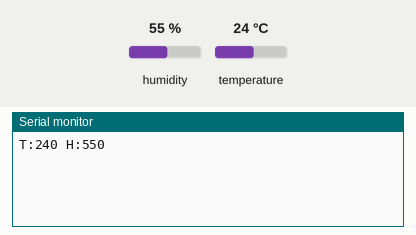
Recording of a sketch running on a simulated Arduino Uno, built with avr-gcc and run on an emulated ATmega328P. Parts: the last lines printed to the serial monitor. The inputs (shaded band) are chosen by the test bench; at power-on: humidity 55 %, temperature 24 °C.

Above: at 3.2 s.
3.3 s: humidity set to 22 %
At 4.7 s:
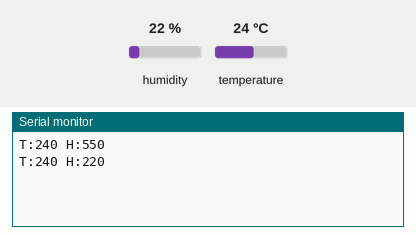
6.0 s: temperature set to 12 °C
At 6.5 s:
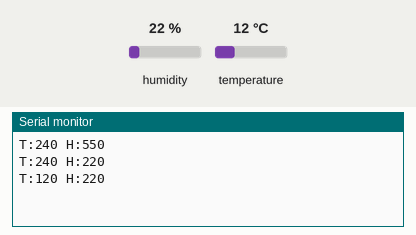
8.7 s: humidity set to 40 %
At 11.1 s:
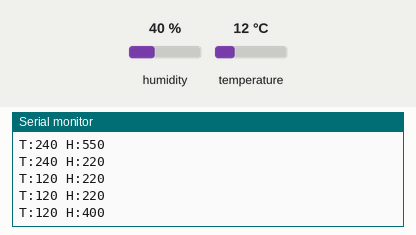
Timing chart, 0 to 12.6 s (numbered marks = the images above; inputs shaded):
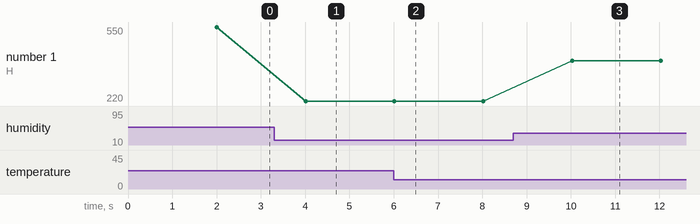

Measured:
- after the input at 3.3 s, the serial monitor: prints a new line after 0.71 s (image 1)
- after the input at 6.0 s, the serial monitor: prints a new line at once (image 2)
- after the input at 8.7 s, the serial monitor: prints a new line after 1.3 s (image 3)
- plotted number 1: 550 → 220 after the input at 3.3 s, 220 → 400 after the input at 8.7 s

The sketch:

sketch.ino
```cpp
#include <Arduino.h>
#include <DHT.h>

#define DHTPIN 2
#define DHTTYPE DHT22

DHT dht(DHTPIN, DHTTYPE);

void setup() {
  Serial.begin(115200);
  dht.begin();
  delay(2000); // DHT22 needs time to stabilize
}

void loop() {
  float temp = dht.readTemperature();
  float hum = dht.readHumidity();

  if (!isnan(temp) && !isnan(hum)) {
    Serial.print("T:");
    Serial.print((int)(temp * 10));
    Serial.print(" H:");
    Serial.println((int)(hum * 10));
  } else {
    Serial.println("ERR");
  }
  delay(2000);
}
```
